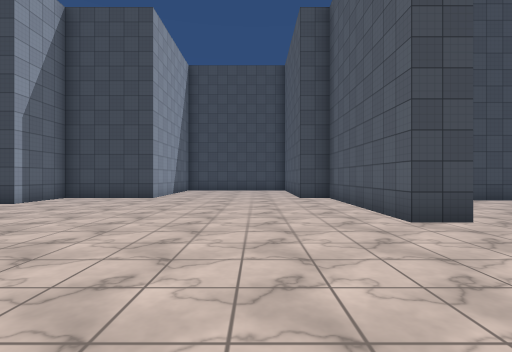
view 1 (above)

15 first-person views from a walk through a scene from a Unity 3-D project. The camera is 1.5 m above the floor, looks level and sees 85° across. The floor is counted in squares, 2 m on a side. Each view is taken from the middle of a square. On the plan, view 1 faces up. The plan holds only what a view shows up to about 10 squares ahead; the rest is blank. The place goes on beyond the plan. Some animated figures are left out. Surface patterns are stand-ins for the level's own textures.

view 2
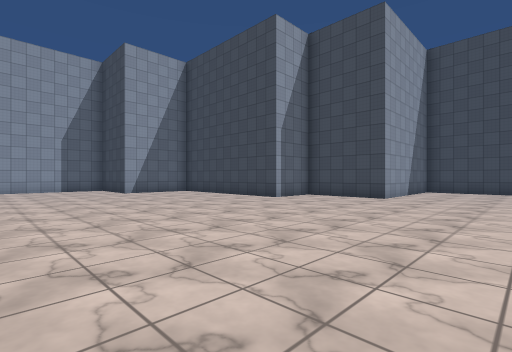

view 3
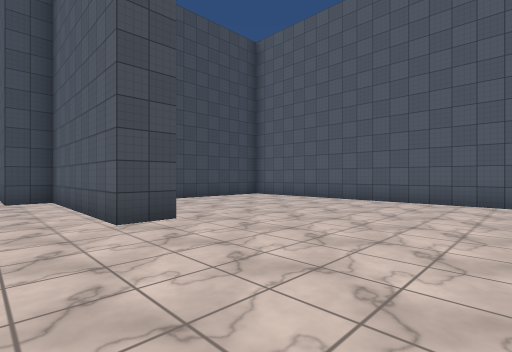

view 4
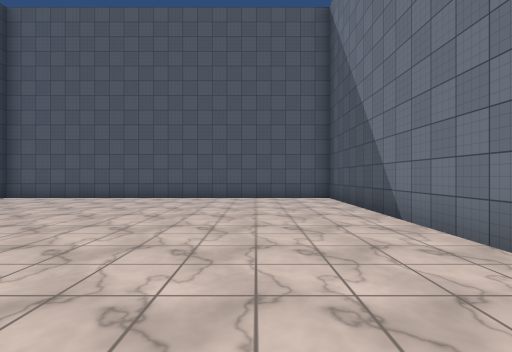

view 5
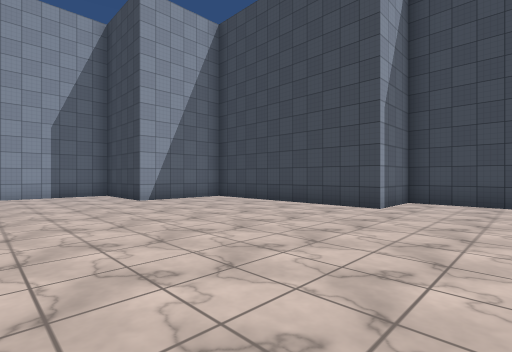

view 6
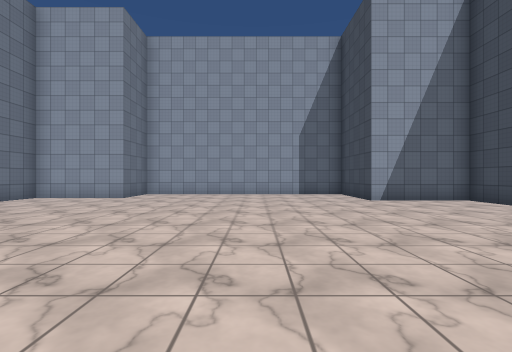

view 7
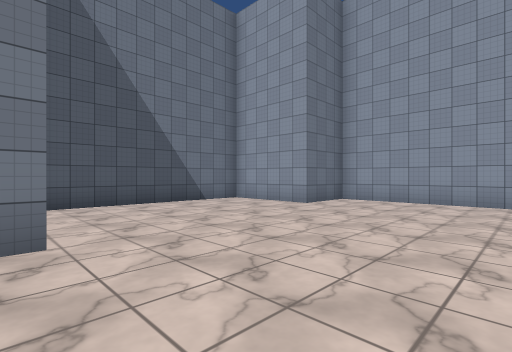

view 8
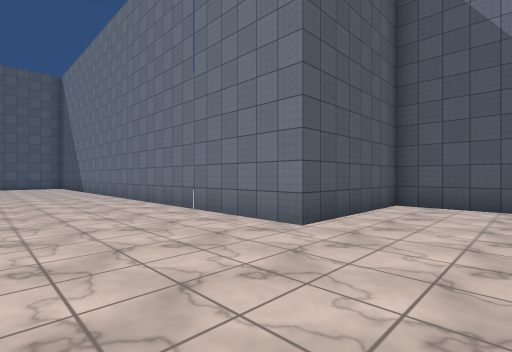

view 9
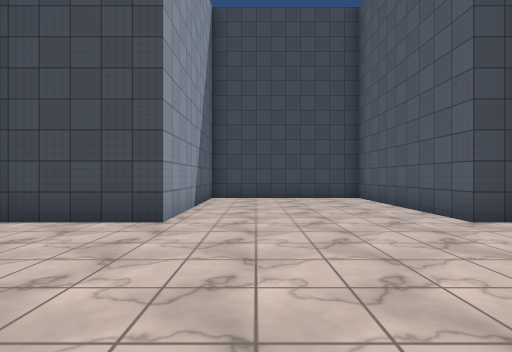

view 10
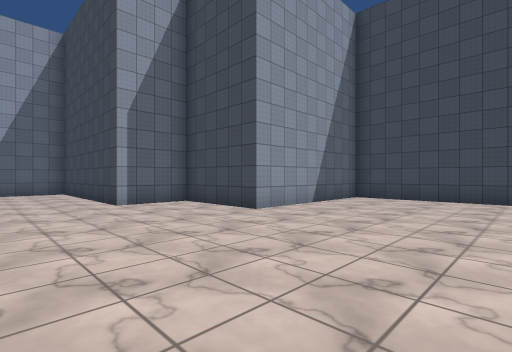

view 11
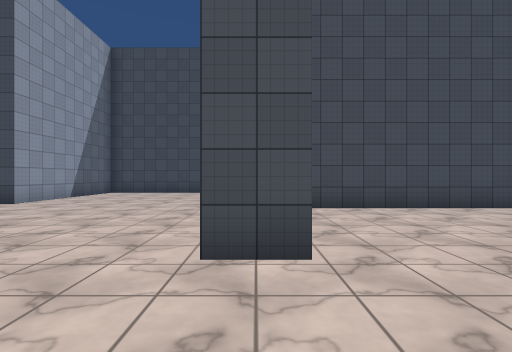

view 12
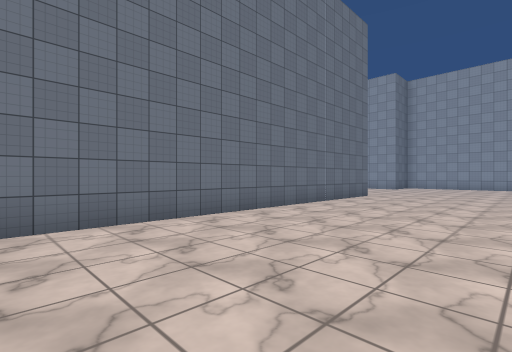

view 13
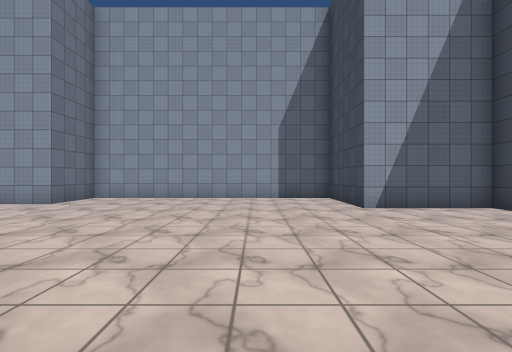

view 14
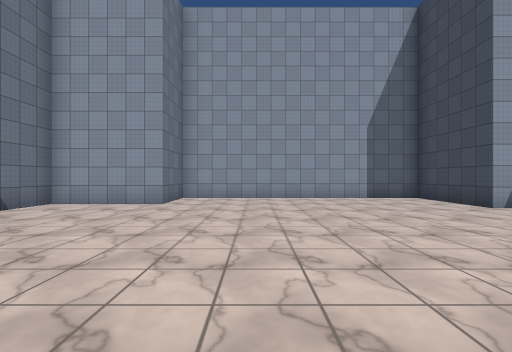

view 15
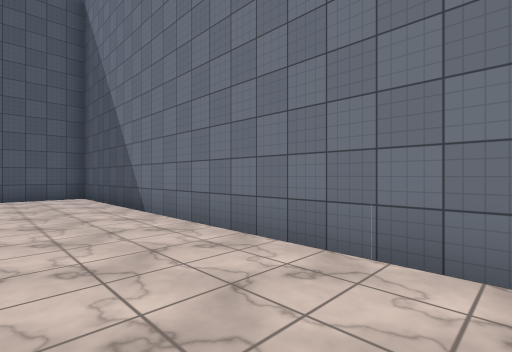

### Floor plan
Points are (right, up) in squares from view 1. A wall is a line through its corners. A room is listed if a view was taken in it or the views show most of it. See-through windows are left out.
Room 1 (views 1, 2, 3, 4, 5, 6, 7, 8, 9, 10, 11, 12, 13, 14, 15)
walls: (3.6, 4.5) (2.5, 4.5) (2.5, 9.5) (1.5, 9.5) (1.5, 14.5) (-3.5, 14.5) (-3.5, 9.5) (-6.5, 9.5) (-6.5, 7.5) (-12.5, 7.5) (-12.5, 4.5) (-15.5, 4.5) (-15.5, -3.5) (-13.5, -3.5) (-13.5, -6.5) (-7.5, -6.5) (-7.5, -2.5) (6.4, -2.5); (8.4, -2.5) (9.5, -2.5) (9.5, 8.5) (4.2, 8.5)

Positions as (right, up) in squares from view 1, and headings:
1: (0, 0), facing up
2: (0, 0), facing up-left
3: (1, 0), facing up-right
4: (0, 0), facing right
5: (-4, 1), facing up-left
6: (-4, 1), facing left
7: (-7, 1), facing down-left
8: (-10, 1), facing down-right
9: (-2, 5), facing up
10: (1, 5), facing up-left
11: (3, 2), facing up
12: (3, 2), facing down-left
13: (-6, 2), facing left
14: (-6, -1), facing left
15: (-1, 0), facing down-right
